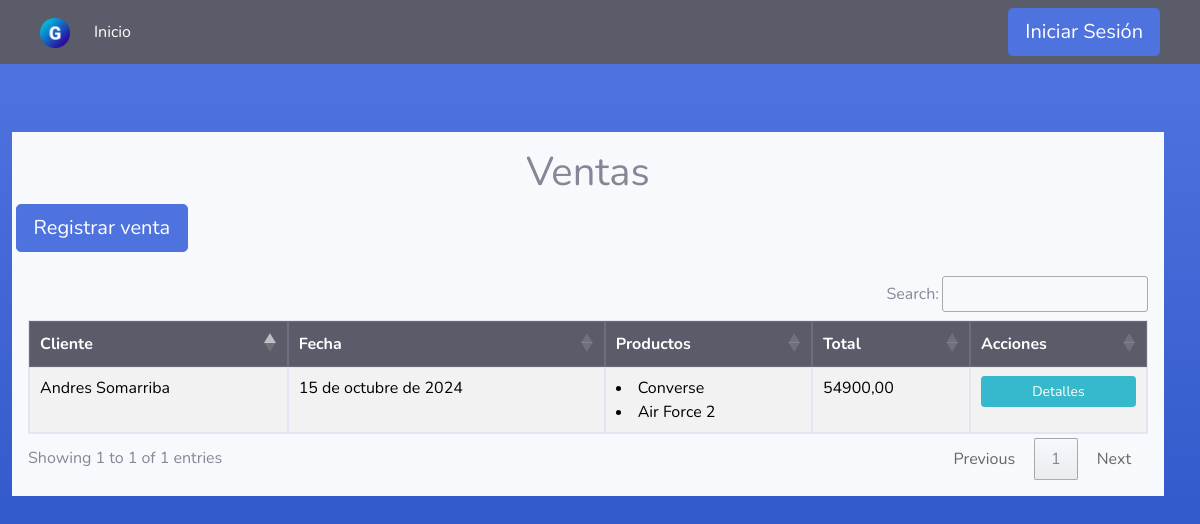
/clientes/ventas/, run on an earlier commit of the app's database.
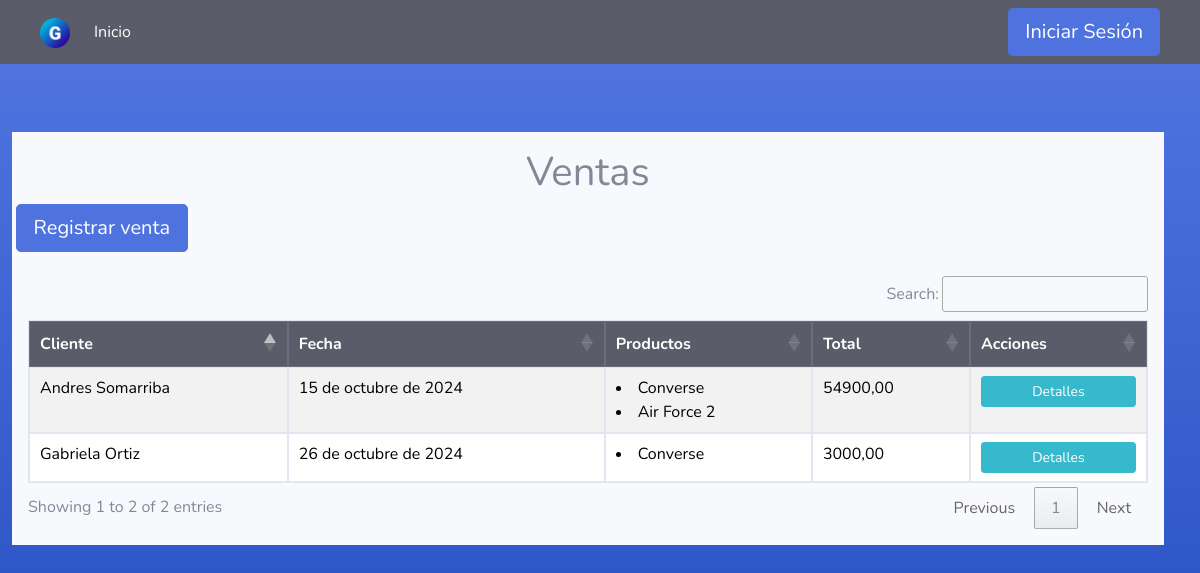
And on a later commit of the database.
### ventas/models.py (models this page shows, shortened)
class cliente(models.Model):
    id = models.AutoField(primary_key=True)
    nombre = models.CharField(max_length=50)
    direccion = models.CharField(max_length=50)
    telefono = models.CharField(max_length=50)
    correo = models.CharField(max_length=100)
    estado = models.BooleanField(default=True)

class venta(models.Model):
    id = models.AutoField(primary_key=True)
    fecha = models.DateField()
    total = models.DecimalField(max_digits=10, decimal_places=2)
    cliente = models.ForeignKey(cliente, on_delete=models.CASCADE)
    estado = models.BooleanField(default=True)

### inventario/models.py (models this page shows, shortened)
class producto(models.Model):
    id = models.AutoField(primary_key=True)
    nombre = models.CharField(max_length=50)
    descripcion = models.CharField(max_length=50)
    precio_venta = models.DecimalField(max_digits=10, decimal_places=2)
    precio_compra = models.DecimalField(max_digits=10, decimal_places=2)
    stock = models.IntegerField()
    categoria = models.ForeignKey(categoria, on_delete=models.CASCADE)
    proveedor = models.ForeignKey(proveedor, on_delete=models.CASCADE)
    estado = models.BooleanField(default=True)

### ventas/views.py (the view)
# urls.py: path('ventas/', views.listar_ventas, name='listar_ventas'),
def listar_ventas(request):
    queryset = venta.objects.all()
    ventas_data = []
    for item in queryset:
        detalles_venta = detalle_venta.objects.filter(venta=item)
        detalles_data = [
            {field.name: getattr(detalle, field.name) for field in detalle_venta._meta.fields}
            for detalle in detalles_venta
        ]
        ventas_data.append({
            field.name: getattr(item, field.name) for field in venta._meta.fields
        })
        ventas_data[-1]['detalles_venta'] = detalles_data
    return render(request, 'ventas/select_ventas.html', {
        'queryset': ventas_data,
        'modelo': 'venta',
    })

### gestor_empresarial/utils.py (called while the page is built)
def user_groups_context(request):
    user_groups = []
    if request.user.is_authenticated:
        user_groups = request.user.groups.values_list("name", flat=True)
    return {'user_groups': user_groups}

### templates/ventas/select_ventas.html
{% extends 'tables.html' %}
{% block botones%}
<div class="text-center">
    <h1>Ventas</h1>
</div>
<div class="row">
    <a class="btn btn-primary btn-lg btn-block" href="{% url 'nueva_venta' %}" style="width: 15%;">Registrar venta</a>
</div>
<br />
{% endblock %}
{% load static %}
{% block head %}
<th> Cliente </th>
<th> Fecha </th>
<th> Productos </th>
<th> Total </th>
<th> Acciones </th>
{% endblock %}
{% block tbody %}
{% for venta in queryset %}
<tr>
    <td>{{ venta.cliente.nombre }}</td>
    <td>{{ venta.fecha }}</td>
    <td>
        {% for detalle in venta.detalles_venta %}
        <li>{{ detalle.producto.nombre }}</li>
        {% endfor %}
    </td>
    <td>{{ venta.total }}</td>
    <td>
        <a class="btn btn-info btn-sm btn-block" href="{% url 'detalles_venta' venta.id%}">Detalles</a>
    </td>
</tr>
{% endfor %}
{% endblock %}

What changed in the data, as far as the page shows it:
now on this page (row unchanged): cliente: cliente.nombre "Gabriela Ortiz", fecha "26 de octubre de 2024", total "3000,00"
added venta: producto.nombre "Converse", shown under "Gabriela Ortiz"
Also different on the page:
text written by a page script: "Search: Showing 1 to 1 of 1 entries Previous 1 Next" → "Search: Showing 1 to 2 of 2 entries Previous 1 Next"
